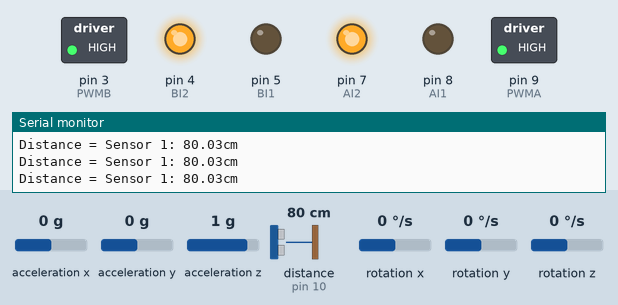
This program was run on a simulated Arduino Uno, built with avr-gcc and run on an emulated ATmega328P. Shown: switched loads named in the program (green lamp = pin HIGH), output pins drawn as LEDs (lit = HIGH), the last lines printed to the serial monitor. The test bench sets the inputs (shaded band); at power-on: distance to the obstacle (sensor on pin 10) 80 cm, acceleration x 0 g, acceleration y 0 g, acceleration z 1 g, rotation x 0 °/s, rotation y 0 °/s, rotation z 0 °/s. The echo pulse lasts 58.3 µs per cm.

Above: at 3.2 s.
3.3 s: distance to the obstacle (sensor on pin 10) set to 21 cm
4.8 s: distance to the obstacle (sensor on pin 10) set to 18 cm
At 5.3 s:
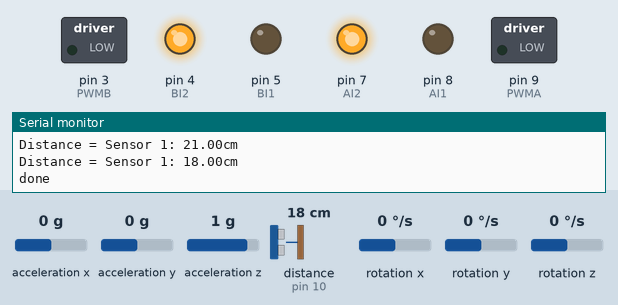
At 5.9 s:
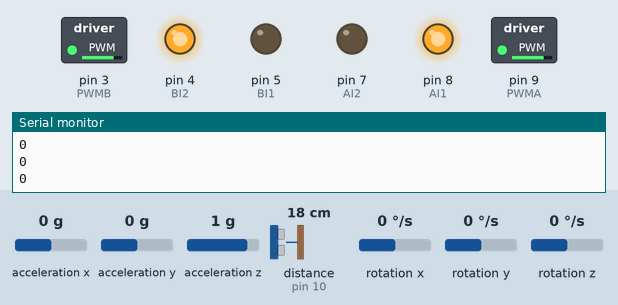
Timing chart, 0 to 7.8 s (numbered marks = the images above; inputs shaded):
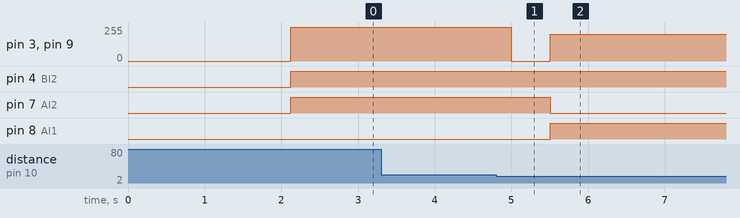

Measured:
- the behaviour switches between 20 and 19 cm on distance to the obstacle (sensor on pin 10) (found by bisection; images 0 and 1)
- after the input at 4.8 s, pin 3 (PWMB), pin 9 (PWMA): 255/255 → 0/255 after 0.20 s, → 200/255 0.50 s later; pin 7 (AI2): HIGH → LOW after 0.71 s; pin 8 (AI1): LOW → HIGH after 0.71 s

The program:

main.cpp
```cpp
#include <Arduino.h>
#include <Wire.h>
#include <MPU6050_light.h>
#include "NewPing.h"

#define TRIGGER_PIN 10
#define ECHO_PIN 10
#define MAX_DISTANCE 400
// Assigned pinouts of Arduino Uno and defines each pin for the code
#define PWMA 9
#define AI1 8
#define AI2 7
#define BI1 5
#define BI2 4
#define PWMB 3

MPU6050 mpu(Wire);
unsigned long timer = 0;
NewPing sonar (TRIGGER_PIN, ECHO_PIN, MAX_DISTANCE);

float distance, duration;

int iterations = 5;
void setup() {
  Serial.begin(9600);
  Wire.begin();

  byte status = mpu.begin();
  Serial.print(F("MPU6050 status: "));
  Serial.println(status);
  while(status!=0){ } // stop everything if could not connect to MPU6050

  Serial.println(F("Calculating offsets, do not move MPU6050"));
  delay(1000);
  mpu.calcOffsets(); // gyro and accelero
  Serial.println("Done!\n");
  // Set all the motor controls pins to output pins (pinouts)
  pinMode(PWMA, OUTPUT);
  pinMode(AI1, OUTPUT);
  pinMode(AI2, OUTPUT);
  pinMode(BI1, OUTPUT);
  pinMode(BI2, OUTPUT);
  pinMode(PWMB, OUTPUT);
}
// Function programs rover to move forward
int forward(int speed)
{
  // Motor A move forwards
  digitalWrite(AI1, LOW );
  digitalWrite(AI2, HIGH  );
  analogWrite(PWMA, speed); // Set speed for Motor A

  // Motor B move forwards
  digitalWrite(BI1, LOW );
  digitalWrite(BI2, HIGH  );

  analogWrite(PWMB, speed);// Set speed for Motor B

  return 0; // Note: Not necessary by C++ requires a function to return a value.
}

int clockwise(int speed){
  // Motor A move forwards (left)
  digitalWrite(AI1, HIGH );
  digitalWrite(AI2, LOW  );

  analogWrite(PWMA, speed); // Set speed for Motor A

  // Motor B move backwards (right)
  digitalWrite(BI1, LOW  );
  digitalWrite(BI2, HIGH );

  analogWrite(PWMB, speed);// Set speed for Motor B
  return 0;
}
int anticlockwise(int speed){
  // Motor A move backwards (left)
  digitalWrite(AI1, LOW );
  digitalWrite(AI2, HIGH  );

  analogWrite(PWMA, speed); // Set speed for Motor A

  // Motor B move forwards (right)
  digitalWrite(BI1, HIGH  );
  digitalWrite(BI2, LOW );

  analogWrite(PWMB, speed);// Set speed for Motor B
  return 0;
}

int MPU6050update()
{
  mpu.update();
  Serial.println(String(round(mpu.getAngleZ())));
  int m_angle = round(mpu.getAngleZ());
  return m_angle;
}

int rotate(int r_angle)
{
  int m_angle = 0;
  int initial_angle = MPU6050update();
  while(m_angle != (-1*r_angle)){
    m_angle = MPU6050update()-initial_angle;
    if((millis()-timer)>1){ // print data every 10ms
      timer = millis();
      if(r_angle > 0)
      {
        clockwise(200);
      }
      else{
        anticlockwise(200);
      }
    }
  }
clockwise(0);
return 0;
}

void loop() {

  duration = sonar.ping_median(iterations);
  distance = (duration/2)*0.03432;

  Serial.print("Distance = ");
  if(distance >= 400 || distance <= 2)
  {
    Serial.println("Sensor 1 Out of range");
  }
  else{
    forward(255);
    Serial.print("Sensor 1: ");Serial.print(distance); Serial.println("cm");

    if(distance <= 20){
      Serial.println("done");
      forward(0);
      delay(500);
      rotate(90);
      delay(500);
      duration = sonar.ping_median(iterations);
      distance = (duration/2)*0.03432;

      if(distance <= 20){
        delay(500);
        rotate(-90);
        duration = sonar.ping_median(iterations);
        distance = (duration/2)*0.03432;

        if(distance <= 20){
          rotate(-90);
          delay(500);
        }
      }
      delay(10);
    }
  }
}
```
